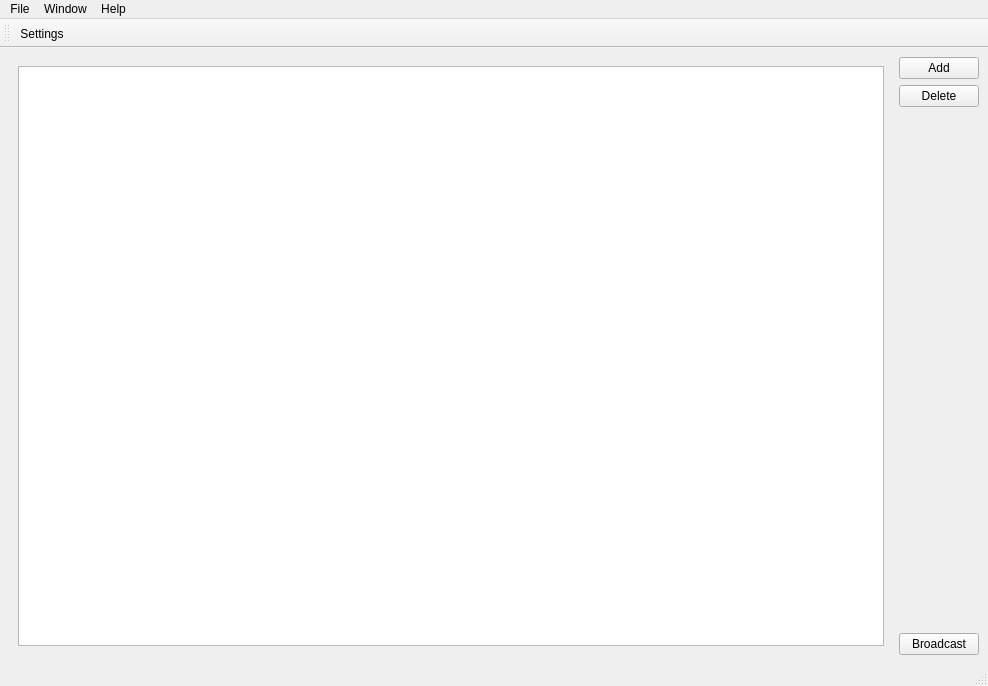
<?xml version="1.0" encoding="UTF-8"?>
<ui version="4.0">
 <class>MainWindow</class>
 <widget class="QMainWindow" name="MainWindow">
  <property name="geometry">
   <rect>
    <x>0</x>
    <y>0</y>
    <width>988</width>
    <height>686</height>
   </rect>
  </property>
  <property name="windowTitle">
   <string>KConsole</string>
  </property>
  <widget class="QWidget" name="centralwidget">
   <layout class="QHBoxLayout" name="horizontalLayout">
    <item>
     <widget class="QWidget" name="widget" native="true">
      <layout class="QVBoxLayout" name="verticalLayout">
       <item>
        <widget class="QTableView" name="radioTable"/>
       </item>
      </layout>
     </widget>
    </item>
    <item>
     <layout class="QVBoxLayout" name="verticalLayout_2">
      <item>
       <widget class="QPushButton" name="addButton">
        <property name="text">
         <string>Add</string>
        </property>
       </widget>
      </item>
      <item>
       <widget class="QPushButton" name="deleteButton">
        <property name="text">
         <string>Delete</string>
        </property>
       </widget>
      </item>
      <item>
       <spacer name="verticalSpacer">
        <property name="orientation">
         <enum>Qt::Vertical</enum>
        </property>
        <property name="sizeHint" stdset="0">
         <size>
          <width>20</width>
          <height>40</height>
         </size>
        </property>
       </spacer>
      </item>
      <item>
       <widget class="QPushButton" name="broadcastButton">
        <property name="text">
         <string>Broadcast</string>
        </property>
       </widget>
      </item>
     </layout>
    </item>
   </layout>
  </widget>
  <widget class="QMenuBar" name="menubar">
   <property name="geometry">
    <rect>
     <x>0</x>
     <y>0</y>
     <width>988</width>
     <height>36</height>
    </rect>
   </property>
   <widget class="QMenu" name="menuFile">
    <property name="title">
     <string>File</string>
    </property>
    <addaction name="actionSettings"/>
    <addaction name="actionExit"/>
   </widget>
   <widget class="QMenu" name="menuHelp">
    <property name="title">
     <string>Help</string>
    </property>
    <addaction name="actionAbout"/>
   </widget>
   <widget class="QMenu" name="menuWindow">
    <property name="title">
     <string>Window</string>
    </property>
   </widget>
   <addaction name="menuFile"/>
   <addaction name="menuWindow"/>
   <addaction name="menuHelp"/>
  </widget>
  <widget class="QStatusBar" name="statusbar"/>
  <widget class="QToolBar" name="toolBar">
   <property name="windowTitle">
    <string>Tool Bar</string>
   </property>
   <attribute name="toolBarArea">
    <enum>TopToolBarArea</enum>
   </attribute>
   <attribute name="toolBarBreak">
    <bool>false</bool>
   </attribute>
   <addaction name="actionSettings"/>
  </widget>
  <action name="actionSettings">
   <property name="text">
    <string>Settings...</string>
   </property>
   <property name="iconVisibleInMenu">
    <bool>false</bool>
   </property>
  </action>
  <action name="actionAbout">
   <property name="text">
    <string>About</string>
   </property>
  </action>
  <action name="actionExit">
   <property name="text">
    <string>Exit</string>
   </property>
  </action>
  <action name="actionToolbar">
   <property name="checkable">
    <bool>true</bool>
   </property>
   <property name="text">
    <string>Toolbar</string>
   </property>
   <property name="toolTip">
    <string>Show/Hide Toolbar</string>
   </property>
  </action>
  <action name="actionQueryLocation">
   <property name="text">
    <string>Query Location</string>
   </property>
   <property name="toolTip">
    <string>Query the radio's location</string>
   </property>
  </action>
  <action name="actionTextRadio">
   <property name="text">
    <string>Text Radio</string>
   </property>
  </action>
 </widget>
 <resources/>
 <connections/>
</ui>
